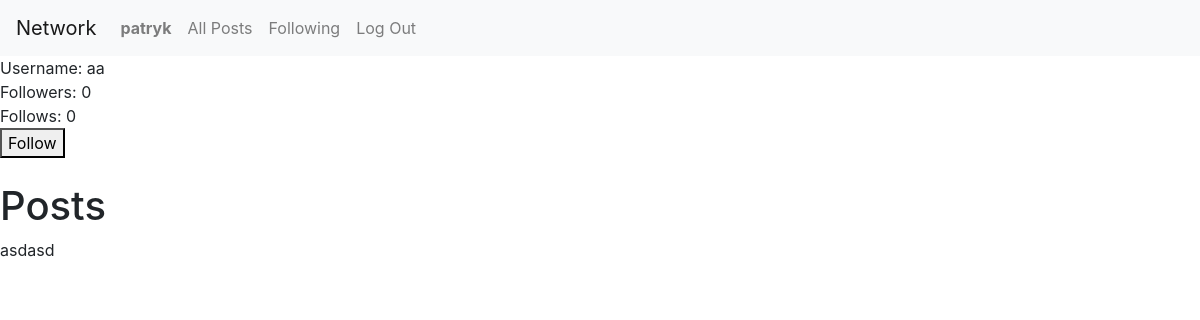
The app's page /profile/4 (signed in) with its own data.
### network/models.py (models this page shows)
class User(AbstractUser):
    followers = models.ManyToManyField('self', symmetrical=False, related_name='following', default=0)

class Post(models.Model):
    user = models.ForeignKey(User,on_delete=models.CASCADE)
    post = models.TextField(max_length=256)
    timestamp = models.DateTimeField(auto_now_add=True)
    likes = models.IntegerField(default=0)

### network/views.py (the view)
# urls.py: path("profile/<int:user_id>", views.profile_view, name="profile_view"),
def profile_view(request, user_id):
    creator = User.objects.get(id=user_id)
    follow = ''
    if request.user.is_authenticated:
        if creator.followers.filter(id=request.user.id):
            follow = 'Unfollow'
        else:
            follow = 'Follow'
    return render(request, 'network/profile.html',{
        'creator': creator,
        'creator_id': user_id,
        'follow': follow,
        'posts': Post.objects.filter(user=creator)
    })

### network/templates/network/profile.html (shortened to what this page needs)
{% extends "network/layout.html" %}
{% block body %}
    Username: {{creator.username}}
    <br>
    Followers: {{creator.followers.all|length}}
    <br>
    Follows: {{creator.following.all|length}}
    <br>
    {% if user.is_authenticated %}
        {% if not user.id == creator.id %}
        <form action="" method="POST">
            <button type="submit" name="follow">{{ follow }}</button>
        </form>
        {% endif %}
    {% endif %}
    <br>
    <h1>Posts</h1>
    {% for post in posts|dictsortreversed:'id' %}
        {{post.post}}
        <br>
    {% endfor %}
{% endblock %}

### network/templates/network/layout.html (shortened to what this page needs)
{% load static %}
<!DOCTYPE html>
<html lang="en">
    <head>
        <link rel="stylesheet" href="https://stackpath.bootstrapcdn.com/bootstrap/4.4.1/css/bootstrap.min.css">
        <link href="{% static 'network/styles.css' %}" rel="stylesheet">
    </head>
    <body>
        <nav class="navbar navbar-expand-lg navbar-light bg-light">
            <a class="navbar-brand" href="{% url 'index' %}">Network</a>
            <div>
              <ul class="navbar-nav mr-auto">
                {% if user.is_authenticated %}
                    <li class="nav-item">
                        <a class="nav-link" href="{% url 'profile_view' user.id %}"><strong>{{ user.username }}</strong></a>
                    </li>
                {% endif %}
                <li class="nav-item">
                  <a class="nav-link" href="{% url 'index' %}">All Posts</a>
                </li>
                {% if user.is_authenticated %}
                    <li class="nav-item">
                        <a class="nav-link" href="{% url 'following' %}">Following</a>
                    </li>
                    <li class="nav-item">
                        <a class="nav-link" href="{% url 'logout' %}">Log Out</a>
                    </li>
                {% endif %}
              </ul>
            </div>
          </nav>
        <div class="body">
            {% block body %}
            {% endblock %}
        </div>
    </body>
</html>

### records on screen
User: username "patryk"
User: username "aa", followers.all|length "0", following.all|length "0"
Post: post "asdasd"

### other values on screen
{{ follow }} "Follow"
